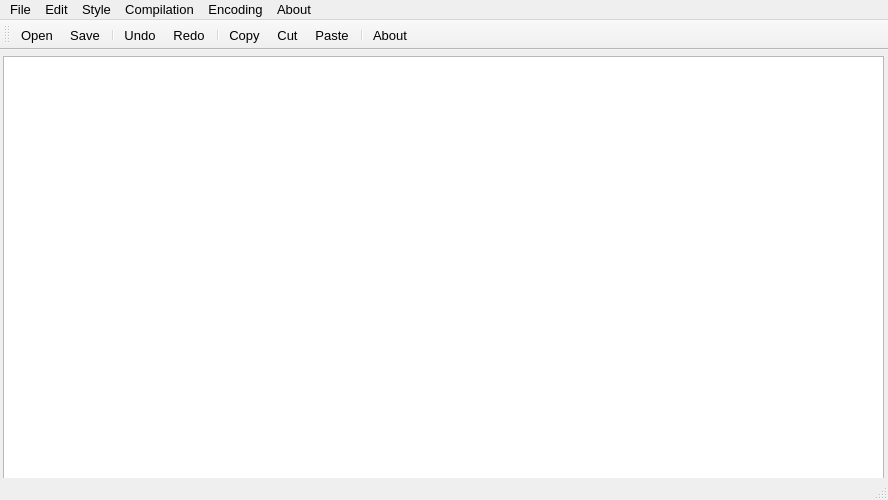
<?xml version="1.0" encoding="UTF-8"?>
<ui version="4.0">
 <class>Text_edit</class>
 <widget class="QMainWindow" name="Text_edit">
  <property name="geometry">
   <rect>
    <x>0</x>
    <y>0</y>
    <width>888</width>
    <height>500</height>
   </rect>
  </property>
  <property name="minimumSize">
   <size>
    <width>300</width>
    <height>500</height>
   </size>
  </property>
  <property name="maximumSize">
   <size>
    <width>1000</width>
    <height>500</height>
   </size>
  </property>
  <property name="font">
   <font>
    <family>MS Sans Serif</family>
    <pointsize>10</pointsize>
   </font>
  </property>
  <property name="windowTitle">
   <string>Text_edit</string>
  </property>
  <widget class="QWidget" name="centralWidget">
   <widget class="QTextEdit" name="textEdit">
    <property name="geometry">
     <rect>
      <x>3</x>
      <y>6</y>
      <width>881</width>
      <height>441</height>
     </rect>
    </property>
    <property name="font">
     <font>
      <family>Yu Gothic UI Semibold</family>
      <pointsize>10</pointsize>
      <weight>75</weight>
      <bold>true</bold>
     </font>
    </property>
   </widget>
  </widget>
  <widget class="QMenuBar" name="menuBar">
   <property name="geometry">
    <rect>
     <x>0</x>
     <y>0</y>
     <width>888</width>
     <height>25</height>
    </rect>
   </property>
   <widget class="QMenu" name="menuFile">
    <property name="title">
     <string>File</string>
    </property>
    <addaction name="newFile"/>
    <addaction name="open"/>
    <addaction name="separator"/>
    <addaction name="save"/>
    <addaction name="saveAs"/>
    <addaction name="separator"/>
   </widget>
   <widget class="QMenu" name="menuEdit">
    <property name="title">
     <string>Style</string>
    </property>
    <addaction name="font"/>
    <addaction name="fontColour"/>
    <addaction name="bColour"/>
   </widget>
   <widget class="QMenu" name="menu">
    <property name="title">
     <string>Compilation</string>
    </property>
   </widget>
   <widget class="QMenu" name="menuAbout">
    <property name="title">
     <string>About</string>
    </property>
    <addaction name="about"/>
   </widget>
   <widget class="QMenu" name="menuEdit_2">
    <property name="title">
     <string>Edit</string>
    </property>
    <addaction name="undo"/>
    <addaction name="redo"/>
    <addaction name="separator"/>
    <addaction name="cut"/>
    <addaction name="paste"/>
    <addaction name="copy"/>
   </widget>
   <widget class="QMenu" name="menuText_Codec">
    <property name="title">
     <string>Encoding</string>
    </property>
    <addaction name="codecWindows1251"/>
    <addaction name="codecUTF8"/>
    <addaction name="codecIBM866"/>
    <addaction name="codecCP1251"/>
   </widget>
   <addaction name="menuFile"/>
   <addaction name="menuEdit_2"/>
   <addaction name="menuEdit"/>
   <addaction name="menu"/>
   <addaction name="menuText_Codec"/>
   <addaction name="menuAbout"/>
  </widget>
  <widget class="QStatusBar" name="statusBar"/>
  <widget class="QToolBar" name="toolBar">
   <property name="windowTitle">
    <string>toolBar</string>
   </property>
   <attribute name="toolBarArea">
    <enum>TopToolBarArea</enum>
   </attribute>
   <attribute name="toolBarBreak">
    <bool>false</bool>
   </attribute>
   <addaction name="open"/>
   <addaction name="save"/>
   <addaction name="separator"/>
   <addaction name="undo"/>
   <addaction name="redo"/>
   <addaction name="separator"/>
   <addaction name="copy"/>
   <addaction name="cut"/>
   <addaction name="paste"/>
   <addaction name="separator"/>
   <addaction name="about"/>
  </widget>
  <action name="open">
   <property name="icon">
    <iconset resource="resource.qrc">
     <normaloff>:/icons/Icons/openFile.png</normaloff>:/icons/Icons/openFile.png</iconset>
   </property>
   <property name="text">
    <string>Open</string>
   </property>
  </action>
  <action name="save">
   <property name="icon">
    <iconset resource="resource.qrc">
     <normaloff>:/icons/Icons/save48.png</normaloff>:/icons/Icons/save48.png</iconset>
   </property>
   <property name="text">
    <string>Save</string>
   </property>
  </action>
  <action name="font">
   <property name="icon">
    <iconset resource="resource.qrc">
     <normaloff>:/icons/Icons/font48.png</normaloff>:/icons/Icons/font48.png</iconset>
   </property>
   <property name="text">
    <string>Font</string>
   </property>
  </action>
  <action name="fontColour">
   <property name="icon">
    <iconset resource="resource.qrc">
     <normaloff>:/icons/Icons/fontColour48.png</normaloff>:/icons/Icons/fontColour48.png</iconset>
   </property>
   <property name="text">
    <string>Font colour</string>
   </property>
  </action>
  <action name="newFile">
   <property name="icon">
    <iconset resource="resource.qrc">
     <normaloff>:/icons/Icons/newFile48.png</normaloff>:/icons/Icons/newFile48.png</iconset>
   </property>
   <property name="text">
    <string>New</string>
   </property>
  </action>
  <action name="fontBackgroundColour">
   <property name="icon">
    <iconset resource="resource.qrc">
     <normaloff>:/icons/Icons/colour48.png</normaloff>:/icons/Icons/colour48.png</iconset>
   </property>
   <property name="text">
    <string>Font background colour</string>
   </property>
  </action>
  <action name="bColour">
   <property name="icon">
    <iconset resource="resource.qrc">
     <normaloff>:/icons/Icons/colour48.png</normaloff>:/icons/Icons/colour48.png</iconset>
   </property>
   <property name="text">
    <string>Background colour</string>
   </property>
  </action>
  <action name="saveAs">
   <property name="icon">
    <iconset resource="resource.qrc">
     <normaloff>:/icons/Icons/saveAs48.png</normaloff>:/icons/Icons/saveAs48.png</iconset>
   </property>
   <property name="text">
    <string>Save as</string>
   </property>
  </action>
  <action name="undo">
   <property name="icon">
    <iconset resource="resource.qrc">
     <normaloff>:/icons/Icons/undo48.png</normaloff>:/icons/Icons/undo48.png</iconset>
   </property>
   <property name="text">
    <string>Undo</string>
   </property>
  </action>
  <action name="redo">
   <property name="icon">
    <iconset resource="resource.qrc">
     <normaloff>:/icons/Icons/redo48.png</normaloff>:/icons/Icons/redo48.png</iconset>
   </property>
   <property name="text">
    <string>Redo</string>
   </property>
  </action>
  <action name="about">
   <property name="icon">
    <iconset resource="resource.qrc">
     <normaloff>:/icons/Icons/about48.png</normaloff>:/icons/Icons/about48.png</iconset>
   </property>
   <property name="text">
    <string>About</string>
   </property>
  </action>
  <action name="cut">
   <property name="icon">
    <iconset resource="resource.qrc">
     <normaloff>:/icons/Icons/cut48.png</normaloff>:/icons/Icons/cut48.png</iconset>
   </property>
   <property name="text">
    <string>Cut</string>
   </property>
  </action>
  <action name="paste">
   <property name="icon">
    <iconset resource="resource.qrc">
     <normaloff>:/icons/Icons/paste48.png</normaloff>:/icons/Icons/paste48.png</iconset>
   </property>
   <property name="text">
    <string>Paste</string>
   </property>
  </action>
  <action name="copy">
   <property name="icon">
    <iconset resource="resource.qrc">
     <normaloff>:/icons/Icons/copy48.png</normaloff>:/icons/Icons/copy48.png</iconset>
   </property>
   <property name="text">
    <string>Copy</string>
   </property>
  </action>
  <action name="codecWindows1251">
   <property name="text">
    <string>Windows - 1251</string>
   </property>
  </action>
  <action name="codecUTF8">
   <property name="text">
    <string>UTF-8</string>
   </property>
  </action>
  <action name="codecIBM866">
   <property name="text">
    <string>IBM 866</string>
   </property>
  </action>
  <action name="codecCP1251">
   <property name="text">
    <string>CP - 1251</string>
   </property>
  </action>
 </widget>
 <layoutdefault spacing="6" margin="11"/>
 <resources>
  <include location="resource.qrc"/>
 </resources>
 <connections/>
</ui>
